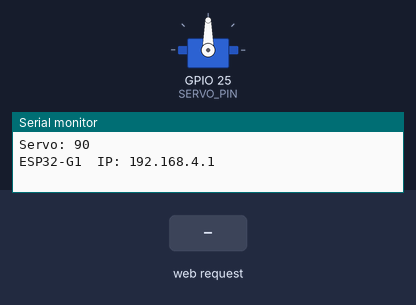
This sketch was run on a simulated ESP32. Shown: servo, the last lines printed to the serial monitor. The test bench sets the inputs (shaded band).

Above: at 1.2 s.
1.3 s: HTTP request GET /aci?deger=1 received
At 2.2 s:
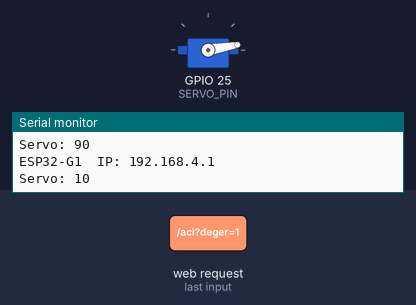
2.8 s: HTTP request GET /aci?deger=120 received
At 3.4 s:
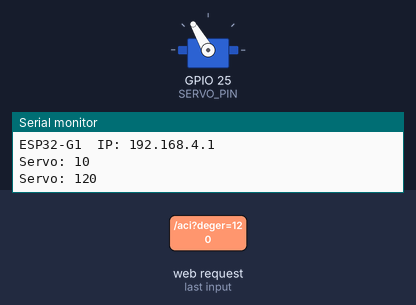
4.3 s: HTTP request GET /aci?deger=0 received
At 5.7 s:
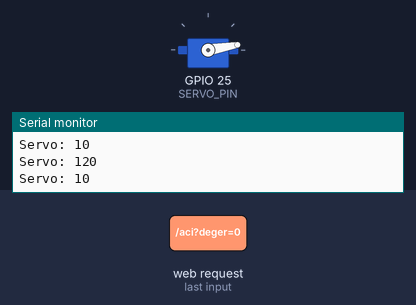
Timing chart, 0 to 7.3 s (numbered marks = the images above; inputs shaded):
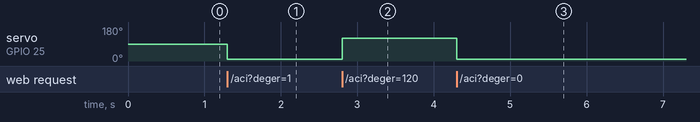

Measured:
- after the input at 1.3 s, servo on GPIO 25 (SERVO_PIN): 90° → 10° at once
- after the input at 2.8 s, servo on GPIO 25 (SERVO_PIN): 10° → 120° at once
- after the input at 4.3 s, servo on GPIO 25 (SERVO_PIN): 120° → 10° at once

The sketch:

Foy6_Web_Servo.ino
```cpp
// FOY 6 - Kod 6.3: Telefondan servo kontrolu
#include <WiFi.h>
#include <WebServer.h>
#include <ESP32Servo.h>

const int GRUP_NO = 1;
const int KANAL = 1;
const char* PAROLA = "robot123";
const int SERVO_PIN = 25;

Servo servo;
WebServer sunucu(80);
int simdikiAci = 90;

void servoyuGotur(int aci) {
  aci = constrain(aci, 10, 170);          // guvenli aralikta tut
  servo.write(aci);
  simdikiAci = aci;
  Serial.print("Servo: ");
  Serial.println(aci);
}

void anaSayfa() {
  String html = "<!DOCTYPE html><html><head><meta charset='UTF-8'>";
  html += "<meta name='viewport' content='width=device-width, initial-scale=1'>";
  html += "<style>body{font-family:Arial;text-align:center;margin-top:30px}";
  html += "a{display:inline-block;width:80px;padding:16px 0;margin:6px;font-size:20px;";
  html += "background:#1f6fb2;color:white;text-decoration:none;border-radius:10px}</style>";
  html += "</head><body><h2>Grup " + String(GRUP_NO) + " Servo</h2>";
  html += "<p>Şimdiki açı: <b>" + String(simdikiAci) + "°</b></p>";
  html += "<a href='/aci?deger=10'>10°</a>";
  html += "<a href='/aci?deger=90'>90°</a>";
  html += "<a href='/aci?deger=170'>170°</a>";
  html += "</body></html>";
  sunucu.send(200, "text/html; charset=utf-8", html);
}

void aciAyarla() {                        // ornek istek: /aci?deger=90
  if (sunucu.hasArg("deger")) {
    servoyuGotur(sunucu.arg("deger").toInt());
  }
  sunucu.sendHeader("Location", "/");     // ana sayfaya geri don
  sunucu.send(303);
}

void setup() {
  Serial.begin(115200);
  servo.setPeriodHertz(50);
  servo.attach(SERVO_PIN, 500, 2400);
  servoyuGotur(90);

  String agAdi = "ESP32-G" + String(GRUP_NO);
  WiFi.softAP(agAdi.c_str(), PAROLA, KANAL);
  Serial.print(agAdi);
  Serial.print("  IP: ");
  Serial.println(WiFi.softAPIP());

  sunucu.on("/", anaSayfa);
  sunucu.on("/aci", aciAyarla);
  sunucu.begin();
}

void loop() {
  sunucu.handleClient();                  // gelen istekleri dinle
}
```
